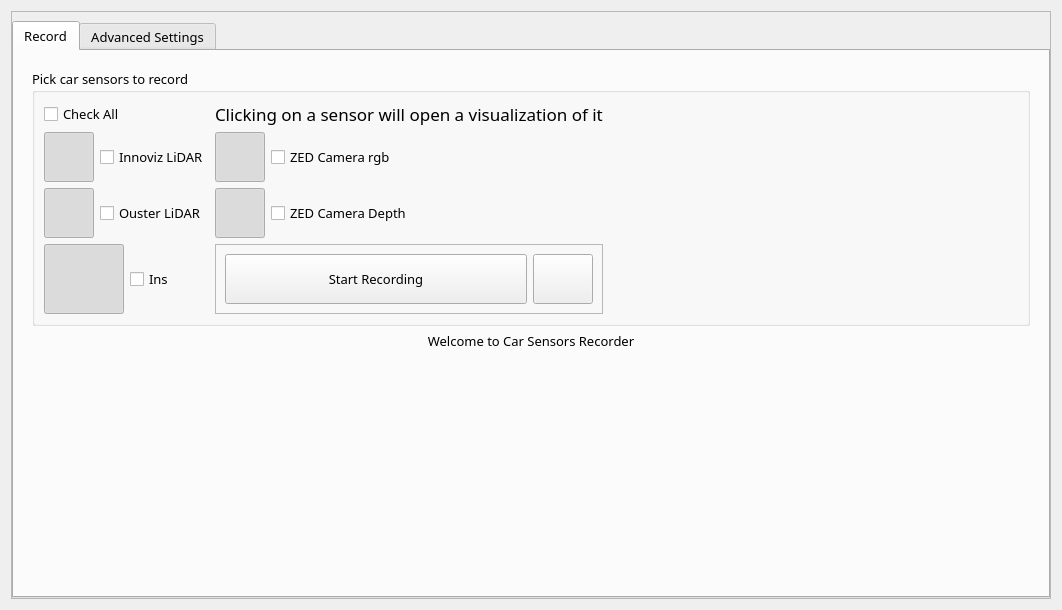
<?xml version="1.0" encoding="UTF-8"?>
<ui version="4.0">
 <class>Form</class>
 <widget class="QWidget" name="Form">
  <property name="geometry">
   <rect>
    <x>0</x>
    <y>0</y>
    <width>1062</width>
    <height>610</height>
   </rect>
  </property>
  <property name="windowTitle">
   <string>Car Sensors Recorder</string>
  </property>
  <layout class="QHBoxLayout" name="horizontalLayout_7">
   <item>
    <widget class="QScrollArea" name="scrollArea">
     <property name="widgetResizable">
      <bool>true</bool>
     </property>
     <widget class="QWidget" name="scrollAreaWidgetContents_2">
      <property name="geometry">
       <rect>
        <x>0</x>
        <y>0</y>
        <width>1042</width>
        <height>590</height>
       </rect>
      </property>
      <layout class="QVBoxLayout" name="verticalLayout">
       <property name="spacing">
        <number>2</number>
       </property>
       <property name="leftMargin">
        <number>0</number>
       </property>
       <property name="rightMargin">
        <number>0</number>
       </property>
       <property name="bottomMargin">
        <number>0</number>
       </property>
       <item>
        <widget class="QTabWidget" name="tabWidget">
         <property name="font">
          <font>
           <family>Small Fonts</family>
           <pointsize>10</pointsize>
          </font>
         </property>
         <property name="mouseTracking">
          <bool>false</bool>
         </property>
         <property name="autoFillBackground">
          <bool>false</bool>
         </property>
         <property name="currentIndex">
          <number>0</number>
         </property>
         <widget class="QWidget" name="tab">
          <attribute name="title">
           <string notr="true">Record</string>
          </attribute>
          <layout class="QVBoxLayout" name="verticalLayout_4">
           <item>
            <widget class="QFrame" name="frame_2">
             <property name="frameShape">
              <enum>QFrame::NoFrame</enum>
             </property>
             <property name="frameShadow">
              <enum>QFrame::Plain</enum>
             </property>
             <property name="lineWidth">
              <number>0</number>
             </property>
             <layout class="QVBoxLayout" name="verticalLayout_3">
              <item>
               <widget class="QGroupBox" name="car_groupBox">
                <property name="title">
                 <string>Pick car sensors to record:</string>
                </property>
                <layout class="QGridLayout" name="gridLayout_2">
                 <item row="3" column="2">
                  <spacer name="horizontalSpacer">
                   <property name="orientation">
                    <enum>Qt::Horizontal</enum>
                   </property>
                   <property name="sizeHint" stdset="0">
                    <size>
                     <width>40</width>
                     <height>20</height>
                    </size>
                   </property>
                  </spacer>
                 </item>
                 <item row="1" column="0">
                  <layout class="QHBoxLayout" name="horizontalLayout">
                   <item>
                    <widget class="QPushButton" name="innoviz_lidar_button">
                     <property name="enabled">
                      <bool>true</bool>
                     </property>
                     <property name="minimumSize">
                      <size>
                       <width>50</width>
                       <height>50</height>
                      </size>
                     </property>
                     <property name="maximumSize">
                      <size>
                       <width>50</width>
                       <height>50</height>
                      </size>
                     </property>
                     <property name="whatsThis">
                      <string/>
                     </property>
                     <property name="layoutDirection">
                      <enum>Qt::LeftToRight</enum>
                     </property>
                     <property name="autoFillBackground">
                      <bool>true</bool>
                     </property>
                     <property name="text">
                      <string/>
                     </property>
                     <property name="icon">
                      <iconset resource="CarSensorsRecIcons.qrc">
                       <normaloff>:images/innoviz.png</normaloff>:images/innoviz.png</iconset>
                     </property>
                     <property name="iconSize">
                      <size>
                       <width>48</width>
                       <height>48</height>
                      </size>
                     </property>
                     <property name="checkable">
                      <bool>true</bool>
                     </property>
                     <property name="checked">
                      <bool>true</bool>
                     </property>
                     <property name="autoRepeatDelay">
                      <number>300</number>
                     </property>
                     <property name="flat">
                      <bool>false</bool>
                     </property>
                    </widget>
                   </item>
                   <item>
                    <widget class="QCheckBox" name="innoviz_lidar_checkBox">
                     <property name="font">
                      <font>
                       <family>Small Fonts</family>
                       <pointsize>10</pointsize>
                       <italic>false</italic>
                      </font>
                     </property>
                     <property name="text">
                      <string>Innoviz LiDAR</string>
                     </property>
                     <property name="checkable">
                      <bool>true</bool>
                     </property>
                     <property name="checked">
                      <bool>false</bool>
                     </property>
                     <property name="tristate">
                      <bool>false</bool>
                     </property>
                    </widget>
                   </item>
                  </layout>
                 </item>
                 <item row="2" column="0">
                  <layout class="QHBoxLayout" name="horizontalLayout_2">
                   <item>
                    <widget class="QPushButton" name="ouster_lidar_button">
                     <property name="enabled">
                      <bool>true</bool>
                     </property>
                     <property name="minimumSize">
                      <size>
                       <width>50</width>
                       <height>50</height>
                      </size>
                     </property>
                     <property name="maximumSize">
                      <size>
                       <width>50</width>
                       <height>50</height>
                      </size>
                     </property>
                     <property name="whatsThis">
                      <string/>
                     </property>
                     <property name="layoutDirection">
                      <enum>Qt::LeftToRight</enum>
                     </property>
                     <property name="autoFillBackground">
                      <bool>true</bool>
                     </property>
                     <property name="text">
                      <string/>
                     </property>
                     <property name="icon">
                      <iconset resource="CarSensorsRecIcons.qrc">
                       <normaloff>:images/ouster.png</normaloff>:images/ouster.png</iconset>
                     </property>
                     <property name="iconSize">
                      <size>
                       <width>48</width>
                       <height>48</height>
                      </size>
                     </property>
                     <property name="checkable">
                      <bool>true</bool>
                     </property>
                     <property name="checked">
                      <bool>true</bool>
                     </property>
                     <property name="autoRepeatDelay">
                      <number>300</number>
                     </property>
                     <property name="flat">
                      <bool>false</bool>
                     </property>
                    </widget>
                   </item>
                   <item>
                    <widget class="QCheckBox" name="ouster_lidar_checkBox">
                     <property name="font">
                      <font>
                       <family>Small Fonts</family>
                       <pointsize>10</pointsize>
                       <italic>false</italic>
                      </font>
                     </property>
                     <property name="text">
                      <string>Ouster LiDAR</string>
                     </property>
                     <property name="checkable">
                      <bool>true</bool>
                     </property>
                     <property name="checked">
                      <bool>false</bool>
                     </property>
                     <property name="tristate">
                      <bool>false</bool>
                     </property>
                    </widget>
                   </item>
                  </layout>
                 </item>
                 <item row="1" column="1">
                  <layout class="QHBoxLayout" name="horizontalLayout_3">
                   <item>
                    <widget class="QPushButton" name="camera_rgb_button">
                     <property name="enabled">
                      <bool>true</bool>
                     </property>
                     <property name="minimumSize">
                      <size>
                       <width>50</width>
                       <height>50</height>
                      </size>
                     </property>
                     <property name="maximumSize">
                      <size>
                       <width>50</width>
                       <height>50</height>
                      </size>
                     </property>
                     <property name="whatsThis">
                      <string/>
                     </property>
                     <property name="layoutDirection">
                      <enum>Qt::LeftToRight</enum>
                     </property>
                     <property name="autoFillBackground">
                      <bool>true</bool>
                     </property>
                     <property name="text">
                      <string/>
                     </property>
                     <property name="icon">
                      <iconset resource="CarSensorsRecIcons.qrc">
                       <normaloff>:images/zed.png</normaloff>:images/zed.png</iconset>
                     </property>
                     <property name="iconSize">
                      <size>
                       <width>48</width>
                       <height>48</height>
                      </size>
                     </property>
                     <property name="checkable">
                      <bool>true</bool>
                     </property>
                     <property name="checked">
                      <bool>true</bool>
                     </property>
                     <property name="autoRepeatDelay">
                      <number>300</number>
                     </property>
                     <property name="flat">
                      <bool>false</bool>
                     </property>
                    </widget>
                   </item>
                   <item>
                    <widget class="QCheckBox" name="camera_rgb_checkBox">
                     <property name="font">
                      <font>
                       <family>Small Fonts</family>
                       <pointsize>10</pointsize>
                       <italic>false</italic>
                      </font>
                     </property>
                     <property name="text">
                      <string>ZED Camera rgb</string>
                     </property>
                     <property name="checkable">
                      <bool>true</bool>
                     </property>
                     <property name="checked">
                      <bool>false</bool>
                     </property>
                     <property name="tristate">
                      <bool>false</bool>
                     </property>
                    </widget>
                   </item>
                  </layout>
                 </item>
                 <item row="1" column="2">
                  <spacer name="horizontalSpacer_2">
                   <property name="orientation">
                    <enum>Qt::Horizontal</enum>
                   </property>
                   <property name="sizeHint" stdset="0">
                    <size>
                     <width>40</width>
                     <height>20</height>
                    </size>
                   </property>
                  </spacer>
                 </item>
                 <item row="2" column="2">
                  <spacer name="horizontalSpacer_3">
                   <property name="orientation">
                    <enum>Qt::Horizontal</enum>
                   </property>
                   <property name="sizeHint" stdset="0">
                    <size>
                     <width>40</width>
                     <height>20</height>
                    </size>
                   </property>
                  </spacer>
                 </item>
                 <item row="0" column="0">
                  <widget class="QCheckBox" name="checkall_checkBox">
                   <property name="text">
                    <string>Check All</string>
                   </property>
                  </widget>
                 </item>
                 <item row="3" column="0">
                  <layout class="QHBoxLayout" name="horizontalLayout_4">
                   <item>
                    <widget class="QPushButton" name="ins_button">
                     <property name="enabled">
                      <bool>true</bool>
                     </property>
                     <property name="minimumSize">
                      <size>
                       <width>50</width>
                       <height>50</height>
                      </size>
                     </property>
                     <property name="maximumSize">
                      <size>
                       <width>180</width>
                       <height>98</height>
                      </size>
                     </property>
                     <property name="whatsThis">
                      <string/>
                     </property>
                     <property name="layoutDirection">
                      <enum>Qt::LeftToRight</enum>
                     </property>
                     <property name="autoFillBackground">
                      <bool>true</bool>
                     </property>
                     <property name="text">
                      <string/>
                     </property>
                     <property name="icon">
                      <iconset resource="CarSensorsRecIcons.qrc">
                       <normaloff>:/Images/images/Ins.png</normaloff>:/Images/images/Ins.png</iconset>
                     </property>
                     <property name="iconSize">
                      <size>
                       <width>48</width>
                       <height>48</height>
                      </size>
                     </property>
                     <property name="checkable">
                      <bool>true</bool>
                     </property>
                     <property name="checked">
                      <bool>true</bool>
                     </property>
                     <property name="autoRepeatDelay">
                      <number>300</number>
                     </property>
                     <property name="flat">
                      <bool>false</bool>
                     </property>
                    </widget>
                   </item>
                   <item>
                    <widget class="QCheckBox" name="ins_checkBox">
                     <property name="font">
                      <font>
                       <family>Small Fonts</family>
                       <pointsize>10</pointsize>
                       <italic>false</italic>
                      </font>
                     </property>
                     <property name="text">
                      <string>Ins</string>
                     </property>
                     <property name="checkable">
                      <bool>true</bool>
                     </property>
                     <property name="checked">
                      <bool>false</bool>
                     </property>
                     <property name="tristate">
                      <bool>false</bool>
                     </property>
                    </widget>
                   </item>
                  </layout>
                 </item>
                 <item row="3" column="1">
                  <widget class="QFrame" name="frame">
                   <property name="frameShape">
                    <enum>QFrame::StyledPanel</enum>
                   </property>
                   <property name="frameShadow">
                    <enum>QFrame::Raised</enum>
                   </property>
                   <layout class="QHBoxLayout" name="horizontalLayout_5">
                    <item>
                     <widget class="QPushButton" name="recButton">
                      <property name="minimumSize">
                       <size>
                        <width>180</width>
                        <height>50</height>
                       </size>
                      </property>
                      <property name="font">
                       <font>
                        <family>Small Fonts</family>
                        <pointsize>10</pointsize>
                        <weight>50</weight>
                        <bold>false</bold>
                       </font>
                      </property>
                      <property name="text">
                       <string comment="Stop Recording">Start Recording</string>
                      </property>
                      <property name="icon">
                       <iconset resource="CarSensorsRecIcons.qrc">
                        <normaloff>:/Images/images/icons8-record-48.png</normaloff>
                        <normalon>:/Images/images/icons8-stop-64.png</normalon>:/Images/images/icons8-record-48.png</iconset>
                      </property>
                      <property name="iconSize">
                       <size>
                        <width>48</width>
                        <height>48</height>
                       </size>
                      </property>
                      <property name="checkable">
                       <bool>true</bool>
                      </property>
                      <property name="autoDefault">
                       <bool>false</bool>
                      </property>
                      <property name="default">
                       <bool>false</bool>
                      </property>
                      <property name="flat">
                       <bool>false</bool>
                      </property>
                     </widget>
                    </item>
                    <item>
                     <widget class="QPushButton" name="pauseButton">
                      <property name="minimumSize">
                       <size>
                        <width>60</width>
                        <height>50</height>
                       </size>
                      </property>
                      <property name="maximumSize">
                       <size>
                        <width>50</width>
                        <height>50</height>
                       </size>
                      </property>
                      <property name="focusPolicy">
                       <enum>Qt::StrongFocus</enum>
                      </property>
                      <property name="text">
                       <string/>
                      </property>
                      <property name="icon">
                       <iconset resource="CarSensorsRecIcons.qrc">
                        <normaloff>:/Images/images/icons8-pause-64.png</normaloff>
                        <normalon>:/Images/images/icons8-play-64.png</normalon>:/Images/images/icons8-pause-64.png</iconset>
                      </property>
                      <property name="iconSize">
                       <size>
                        <width>48</width>
                        <height>48</height>
                       </size>
                      </property>
                      <property name="checkable">
                       <bool>true</bool>
                      </property>
                     </widget>
                    </item>
                   </layout>
                  </widget>
                 </item>
                 <item row="0" column="1">
                  <widget class="QLabel" name="label">
                   <property name="font">
                    <font>
                     <family>Small Fonts</family>
                     <pointsize>13</pointsize>
                     <weight>50</weight>
                     <bold>false</bold>
                    </font>
                   </property>
                   <property name="text">
                    <string>Clicking on a sensor will open a visualization of it</string>
                   </property>
                  </widget>
                 </item>
                 <item row="2" column="1">
                  <layout class="QHBoxLayout" name="horizontalLayout_8">
                   <item>
                    <widget class="QPushButton" name="camera_depth_button">
                     <property name="enabled">
                      <bool>true</bool>
                     </property>
                     <property name="minimumSize">
                      <size>
                       <width>50</width>
                       <height>50</height>
                      </size>
                     </property>
                     <property name="maximumSize">
                      <size>
                       <width>50</width>
                       <height>50</height>
                      </size>
                     </property>
                     <property name="whatsThis">
                      <string/>
                     </property>
                     <property name="layoutDirection">
                      <enum>Qt::LeftToRight</enum>
                     </property>
                     <property name="autoFillBackground">
                      <bool>true</bool>
                     </property>
                     <property name="text">
                      <string/>
                     </property>
                     <property name="icon">
                      <iconset resource="CarSensorsRecIcons.qrc">
                       <normaloff>:/Images/images/depth.png</normaloff>:/Images/images/depth.png</iconset>
                     </property>
                     <property name="iconSize">
                      <size>
                       <width>48</width>
                       <height>48</height>
                      </size>
                     </property>
                     <property name="checkable">
                      <bool>true</bool>
                     </property>
                     <property name="checked">
                      <bool>true</bool>
                     </property>
                     <property name="autoRepeatDelay">
                      <number>300</number>
                     </property>
                     <property name="flat">
                      <bool>false</bool>
                     </property>
                    </widget>
                   </item>
                   <item>
                    <widget class="QCheckBox" name="camera_depth_checkBox">
                     <property name="font">
                      <font>
                       <family>Small Fonts</family>
                       <pointsize>10</pointsize>
                       <italic>false</italic>
                      </font>
                     </property>
                     <property name="text">
                      <string>ZED Camera Depth</string>
                     </property>
                     <property name="checkable">
                      <bool>true</bool>
                     </property>
                     <property name="checked">
                      <bool>false</bool>
                     </property>
                     <property name="tristate">
                      <bool>false</bool>
                     </property>
                    </widget>
                   </item>
                  </layout>
                 </item>
                </layout>
               </widget>
              </item>
              <item>
               <widget class="QLabel" name="car_rec_timer">
                <property name="text">
                 <string>Welcome to Car Sensors Recorder</string>
                </property>
                <property name="alignment">
                 <set>Qt::AlignCenter</set>
                </property>
                <property name="wordWrap">
                 <bool>false</bool>
                </property>
               </widget>
              </item>
              <item>
               <spacer name="verticalSpacer">
                <property name="orientation">
                 <enum>Qt::Vertical</enum>
                </property>
                <property name="sizeHint" stdset="0">
                 <size>
                  <width>20</width>
                  <height>40</height>
                 </size>
                </property>
               </spacer>
              </item>
             </layout>
            </widget>
           </item>
          </layout>
         </widget>
         <widget class="QWidget" name="tab_2">
          <attribute name="title">
           <string>Advanced Settings</string>
          </attribute>
          <layout class="QVBoxLayout" name="verticalLayout_5">
           <item>
            <widget class="QFrame" name="frame_3">
             <property name="frameShape">
              <enum>QFrame::StyledPanel</enum>
             </property>
             <property name="frameShadow">
              <enum>QFrame::Raised</enum>
             </property>
             <layout class="QGridLayout" name="gridLayout">
              <item row="0" column="1">
               <widget class="QLineEdit" name="buffer_lineEdit">
                <property name="sizePolicy">
                 <sizepolicy hsizetype="Expanding" vsizetype="Fixed">
                  <horstretch>0</horstretch>
                  <verstretch>0</verstretch>
                 </sizepolicy>
                </property>
                <property name="autoFillBackground">
                 <bool>false</bool>
                </property>
                <property name="inputMethodHints">
                 <set>Qt::ImhNone</set>
                </property>
                <property name="text">
                 <string>2048</string>
                </property>
                <property name="frame">
                 <bool>true</bool>
                </property>
                <property name="cursorPosition">
                 <number>4</number>
                </property>
                <property name="placeholderText">
                 <string>2048</string>
                </property>
                <property name="cursorMoveStyle">
                 <enum>Qt::LogicalMoveStyle</enum>
                </property>
               </widget>
              </item>
              <item row="0" column="2">
               <spacer name="horizontalSpacer_4">
                <property name="orientation">
                 <enum>Qt::Horizontal</enum>
                </property>
                <property name="sizeHint" stdset="0">
                 <size>
                  <width>40</width>
                  <height>20</height>
                 </size>
                </property>
               </spacer>
              </item>
              <item row="6" column="0">
               <widget class="QLabel" name="dir_label">
                <property name="accessibleDescription">
                 <string extracomment="In writing to disk"/>
                </property>
                <property name="text">
                 <string>File Path:</string>
                </property>
               </widget>
              </item>
              <item row="4" column="1">
               <widget class="QCheckBox" name="filename_td_checkBox">
                <property name="text">
                 <string>append Data-Time to filename</string>
                </property>
               </widget>
              </item>
              <item row="6" column="1" colspan="2">
               <widget class="QFrame" name="dir_frame">
                <property name="maximumSize">
                 <size>
                  <width>600</width>
                  <height>50</height>
                 </size>
                </property>
                <property name="frameShape">
                 <enum>QFrame::NoFrame</enum>
                </property>
                <property name="frameShadow">
                 <enum>QFrame::Raised</enum>
                </property>
                <layout class="QHBoxLayout" name="horizontalLayout_6">
                 <property name="leftMargin">
                  <number>0</number>
                 </property>
                 <item>
                  <widget class="QLineEdit" name="dir_lineEdit">
                   <property name="sizePolicy">
                    <sizepolicy hsizetype="MinimumExpanding" vsizetype="Fixed">
                     <horstretch>0</horstretch>
                     <verstretch>0</verstretch>
                    </sizepolicy>
                   </property>
                   <property name="text">
                    <string/>
                   </property>
                   <property name="placeholderText">
                    <string>(bag-file-dir)</string>
                   </property>
                  </widget>
                 </item>
                 <item>
                  <widget class="QPushButton" name="dir_button">
                   <property name="text">
                    <string/>
                   </property>
                   <property name="icon">
                    <iconset>
                     <normaloff>../../../../../../../../../../.designer/backup/images/icons8-opened-folder-96.png</normaloff>../../../../../../../../../../.designer/backup/images/icons8-opened-folder-96.png</iconset>
                   </property>
                  </widget>
                 </item>
                </layout>
               </widget>
              </item>
              <item row="0" column="0">
               <widget class="QLabel" name="buffer_label">
                <property name="accessibleDescription">
                 <string extracomment="In writing to disk"/>
                </property>
                <property name="text">
                 <string>Buffer size (MB):</string>
                </property>
               </widget>
              </item>
              <item row="3" column="1">
               <widget class="QLineEdit" name="filename_lineEdit">
                <property name="sizePolicy">
                 <sizepolicy hsizetype="MinimumExpanding" vsizetype="Fixed">
                  <horstretch>0</horstretch>
                  <verstretch>0</verstretch>
                 </sizepolicy>
                </property>
                <property name="text">
                 <string/>
                </property>
                <property name="placeholderText">
                 <string>(Date-Time Format)</string>
                </property>
               </widget>
              </item>
              <item row="3" column="0">
               <widget class="QLabel" name="filename_label">
                <property name="accessibleDescription">
                 <string extracomment="In writing to disk"/>
                </property>
                <property name="text">
                 <string>Filename:</string>
                </property>
               </widget>
              </item>
              <item row="5" column="0">
               <widget class="QLabel" name="duration_label">
                <property name="text">
                 <string>Duration (in Minutes):</string>
                </property>
               </widget>
              </item>
              <item row="5" column="1">
               <widget class="QLineEdit" name="duration_lineEdit"/>
              </item>
             </layout>
            </widget>
           </item>
           <item>
            <spacer name="verticalSpacer_2">
             <property name="orientation">
              <enum>Qt::Vertical</enum>
             </property>
             <property name="sizeHint" stdset="0">
              <size>
               <width>20</width>
               <height>40</height>
              </size>
             </property>
            </spacer>
           </item>
          </layout>
         </widget>
        </widget>
       </item>
      </layout>
     </widget>
    </widget>
   </item>
  </layout>
 </widget>
 <resources>
  <include location="CarSensorsRecIcons.qrc"/>
 </resources>
 <connections>
  <connection>
   <sender>checkall_checkBox</sender>
   <signal>toggled(bool)</signal>
   <receiver>innoviz_lidar_checkBox</receiver>
   <slot>toggle()</slot>
   <hints>
    <hint type="sourcelabel">
     <x>71</x>
     <y>110</y>
    </hint>
    <hint type="destinationlabel">
     <x>135</x>
     <y>154</y>
    </hint>
   </hints>
  </connection>
  <connection>
   <sender>checkall_checkBox</sender>
   <signal>toggled(bool)</signal>
   <receiver>ouster_lidar_checkBox</receiver>
   <slot>toggle()</slot>
   <hints>
    <hint type="sourcelabel">
     <x>91</x>
     <y>110</y>
    </hint>
    <hint type="destinationlabel">
     <x>121</x>
     <y>215</y>
    </hint>
   </hints>
  </connection>
  <connection>
   <sender>checkall_checkBox</sender>
   <signal>toggled(bool)</signal>
   <receiver>ins_checkBox</receiver>
   <slot>toggle()</slot>
   <hints>
    <hint type="sourcelabel">
     <x>107</x>
     <y>110</y>
    </hint>
    <hint type="destinationlabel">
     <x>152</x>
     <y>275</y>
    </hint>
   </hints>
  </connection>
  <connection>
   <sender>checkall_checkBox</sender>
   <signal>toggled(bool)</signal>
   <receiver>camera_rgb_checkBox</receiver>
   <slot>toggle()</slot>
   <hints>
    <hint type="sourcelabel">
     <x>152</x>
     <y>112</y>
    </hint>
    <hint type="destinationlabel">
     <x>287</x>
     <y>152</y>
    </hint>
   </hints>
  </connection>
  <connection>
   <sender>checkall_checkBox</sender>
   <signal>toggled(bool)</signal>
   <receiver>camera_depth_checkBox</receiver>
   <slot>toggle()</slot>
   <hints>
    <hint type="sourcelabel">
     <x>183</x>
     <y>110</y>
    </hint>
    <hint type="destinationlabel">
     <x>293</x>
     <y>212</y>
    </hint>
   </hints>
  </connection>
 </connections>
</ui>
